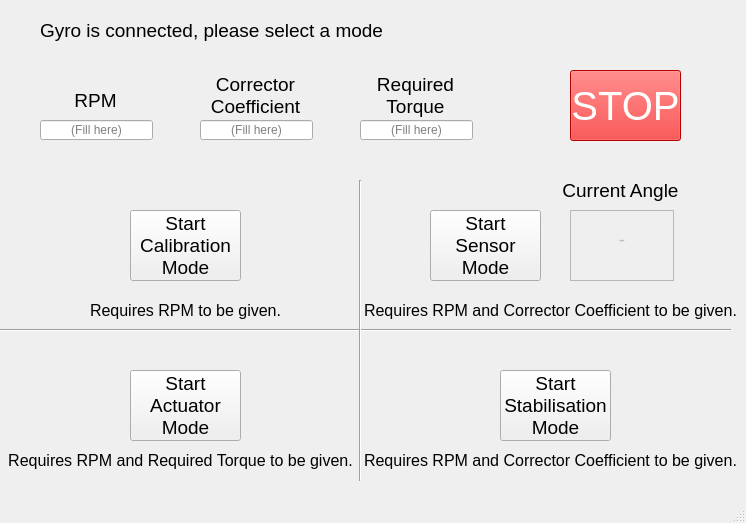
<?xml version="1.0" encoding="UTF-8"?>
<ui version="4.0">
 <class>MainWindow</class>
 <widget class="QMainWindow" name="MainWindow">
  <property name="geometry">
   <rect>
    <x>0</x>
    <y>0</y>
    <width>746</width>
    <height>523</height>
   </rect>
  </property>
  <property name="windowTitle">
   <string>Demonstration Gyroscope GUI</string>
  </property>
  <widget class="QWidget" name="centralwidget">
   <widget class="QLabel" name="label">
    <property name="geometry">
     <rect>
      <x>40</x>
      <y>20</y>
      <width>381</width>
      <height>21</height>
     </rect>
    </property>
    <property name="font">
     <font>
      <pointsize>14</pointsize>
     </font>
    </property>
    <property name="text">
     <string>Gyro is connected, please select a mode</string>
    </property>
   </widget>
   <widget class="QLabel" name="label_2">
    <property name="geometry">
     <rect>
      <x>70</x>
      <y>80</y>
      <width>51</width>
      <height>41</height>
     </rect>
    </property>
    <property name="font">
     <font>
      <pointsize>14</pointsize>
     </font>
    </property>
    <property name="text">
     <string>&lt;html&gt;&lt;head/&gt;&lt;body&gt;&lt;p align=&quot;center&quot;&gt;RPM&lt;/p&gt;&lt;/body&gt;&lt;/html&gt;</string>
    </property>
   </widget>
   <widget class="QLabel" name="label_3">
    <property name="geometry">
     <rect>
      <x>210</x>
      <y>70</y>
      <width>91</width>
      <height>51</height>
     </rect>
    </property>
    <property name="font">
     <font>
      <pointsize>14</pointsize>
     </font>
    </property>
    <property name="text">
     <string>&lt;html&gt;&lt;head/&gt;&lt;body&gt;&lt;p align=&quot;center&quot;&gt;Corrector&lt;br&gt;Coefficient&lt;/p&gt;&lt;/body&gt;&lt;/html&gt;</string>
    </property>
   </widget>
   <widget class="QPushButton" name="pushButton_2">
    <property name="geometry">
     <rect>
      <x>570</x>
      <y>70</y>
      <width>111</width>
      <height>71</height>
     </rect>
    </property>
    <property name="palette">
     <palette>
      <active>
       <colorrole role="WindowText">
        <brush brushstyle="SolidPattern">
         <color alpha="255">
          <red>255</red>
          <green>255</green>
          <blue>254</blue>
         </color>
        </brush>
       </colorrole>
       <colorrole role="Button">
        <brush brushstyle="SolidPattern">
         <color alpha="255">
          <red>255</red>
          <green>0</green>
          <blue>0</blue>
         </color>
        </brush>
       </colorrole>
       <colorrole role="Text">
        <brush brushstyle="SolidPattern">
         <color alpha="255">
          <red>255</red>
          <green>255</green>
          <blue>254</blue>
         </color>
        </brush>
       </colorrole>
       <colorrole role="ButtonText">
        <brush brushstyle="SolidPattern">
         <color alpha="255">
          <red>255</red>
          <green>255</green>
          <blue>254</blue>
         </color>
        </brush>
       </colorrole>
       <colorrole role="Base">
        <brush brushstyle="SolidPattern">
         <color alpha="255">
          <red>255</red>
          <green>0</green>
          <blue>0</blue>
         </color>
        </brush>
       </colorrole>
       <colorrole role="Window">
        <brush brushstyle="SolidPattern">
         <color alpha="255">
          <red>255</red>
          <green>0</green>
          <blue>0</blue>
         </color>
        </brush>
       </colorrole>
       <colorrole role="LinkVisited">
        <brush brushstyle="SolidPattern">
         <color alpha="255">
          <red>255</red>
          <green>0</green>
          <blue>0</blue>
         </color>
        </brush>
       </colorrole>
       <colorrole role="PlaceholderText">
        <brush brushstyle="NoBrush">
         <color alpha="128">
          <red>255</red>
          <green>255</green>
          <blue>254</blue>
         </color>
        </brush>
       </colorrole>
      </active>
      <inactive>
       <colorrole role="WindowText">
        <brush brushstyle="SolidPattern">
         <color alpha="255">
          <red>255</red>
          <green>255</green>
          <blue>254</blue>
         </color>
        </brush>
       </colorrole>
       <colorrole role="Button">
        <brush brushstyle="SolidPattern">
         <color alpha="255">
          <red>255</red>
          <green>0</green>
          <blue>0</blue>
         </color>
        </brush>
       </colorrole>
       <colorrole role="Text">
        <brush brushstyle="SolidPattern">
         <color alpha="255">
          <red>255</red>
          <green>255</green>
          <blue>254</blue>
         </color>
        </brush>
       </colorrole>
       <colorrole role="ButtonText">
        <brush brushstyle="SolidPattern">
         <color alpha="255">
          <red>255</red>
          <green>255</green>
          <blue>254</blue>
         </color>
        </brush>
       </colorrole>
       <colorrole role="Base">
        <brush brushstyle="SolidPattern">
         <color alpha="255">
          <red>255</red>
          <green>0</green>
          <blue>0</blue>
         </color>
        </brush>
       </colorrole>
       <colorrole role="Window">
        <brush brushstyle="SolidPattern">
         <color alpha="255">
          <red>255</red>
          <green>0</green>
          <blue>0</blue>
         </color>
        </brush>
       </colorrole>
       <colorrole role="LinkVisited">
        <brush brushstyle="SolidPattern">
         <color alpha="255">
          <red>255</red>
          <green>0</green>
          <blue>0</blue>
         </color>
        </brush>
       </colorrole>
       <colorrole role="PlaceholderText">
        <brush brushstyle="NoBrush">
         <color alpha="128">
          <red>255</red>
          <green>255</green>
          <blue>254</blue>
         </color>
        </brush>
       </colorrole>
      </inactive>
      <disabled>
       <colorrole role="WindowText">
        <brush brushstyle="SolidPattern">
         <color alpha="255">
          <red>255</red>
          <green>255</green>
          <blue>254</blue>
         </color>
        </brush>
       </colorrole>
       <colorrole role="Button">
        <brush brushstyle="SolidPattern">
         <color alpha="255">
          <red>255</red>
          <green>0</green>
          <blue>0</blue>
         </color>
        </brush>
       </colorrole>
       <colorrole role="Text">
        <brush brushstyle="SolidPattern">
         <color alpha="255">
          <red>255</red>
          <green>255</green>
          <blue>254</blue>
         </color>
        </brush>
       </colorrole>
       <colorrole role="ButtonText">
        <brush brushstyle="SolidPattern">
         <color alpha="255">
          <red>255</red>
          <green>255</green>
          <blue>254</blue>
         </color>
        </brush>
       </colorrole>
       <colorrole role="Base">
        <brush brushstyle="SolidPattern">
         <color alpha="255">
          <red>255</red>
          <green>0</green>
          <blue>0</blue>
         </color>
        </brush>
       </colorrole>
       <colorrole role="Window">
        <brush brushstyle="SolidPattern">
         <color alpha="255">
          <red>255</red>
          <green>0</green>
          <blue>0</blue>
         </color>
        </brush>
       </colorrole>
       <colorrole role="LinkVisited">
        <brush brushstyle="SolidPattern">
         <color alpha="255">
          <red>255</red>
          <green>0</green>
          <blue>0</blue>
         </color>
        </brush>
       </colorrole>
       <colorrole role="PlaceholderText">
        <brush brushstyle="NoBrush">
         <color alpha="128">
          <red>255</red>
          <green>255</green>
          <blue>254</blue>
         </color>
        </brush>
       </colorrole>
      </disabled>
     </palette>
    </property>
    <property name="font">
     <font>
      <family>MS Shell Dlg 2</family>
      <pointsize>30</pointsize>
      <weight>50</weight>
      <italic>false</italic>
      <bold>false</bold>
     </font>
    </property>
    <property name="styleSheet">
     <string notr="true">background-color: rgb(255, 0, 0);
font: 30pt &quot;MS Shell Dlg 2&quot;;
color: rgb(255, 255, 254);
</string>
    </property>
    <property name="text">
     <string>STOP</string>
    </property>
   </widget>
   <widget class="Line" name="line">
    <property name="geometry">
     <rect>
      <x>0</x>
      <y>320</y>
      <width>731</width>
      <height>20</height>
     </rect>
    </property>
    <property name="orientation">
     <enum>Qt::Horizontal</enum>
    </property>
   </widget>
   <widget class="QPushButton" name="pushButton_3">
    <property name="geometry">
     <rect>
      <x>430</x>
      <y>210</y>
      <width>111</width>
      <height>71</height>
     </rect>
    </property>
    <property name="font">
     <font>
      <pointsize>14</pointsize>
     </font>
    </property>
    <property name="text">
     <string>Start
Sensor
Mode</string>
    </property>
   </widget>
   <widget class="QTextEdit" name="textEdit_3">
    <property name="enabled">
     <bool>false</bool>
    </property>
    <property name="geometry">
     <rect>
      <x>570</x>
      <y>210</y>
      <width>104</width>
      <height>71</height>
     </rect>
    </property>
    <property name="html">
     <string>&lt;!DOCTYPE HTML PUBLIC &quot;-//W3C//DTD HTML 4.0//EN&quot; &quot;http://www.w3.org/TR/REC-html40/strict.dtd&quot;&gt;
&lt;html&gt;&lt;head&gt;&lt;meta name=&quot;qrichtext&quot; content=&quot;1&quot; /&gt;&lt;style type=&quot;text/css&quot;&gt;
p, li { white-space: pre-wrap; }
&lt;/style&gt;&lt;/head&gt;&lt;body style=&quot; font-family:'MS Shell Dlg 2'; font-size:8.25pt; font-weight:400; font-style:normal;&quot;&gt;
&lt;p align=&quot;center&quot; style=&quot;-qt-paragraph-type:empty; margin-top:0px; margin-bottom:0px; margin-left:0px; margin-right:0px; -qt-block-indent:0; text-indent:0px;&quot;&gt;&lt;br /&gt;&lt;/p&gt;
&lt;p align=&quot;center&quot; style=&quot; margin-top:0px; margin-bottom:0px; margin-left:0px; margin-right:0px; -qt-block-indent:0; text-indent:0px;&quot;&gt;&lt;span style=&quot; font-size:14pt;&quot;&gt;-&lt;/span&gt;&lt;/p&gt;
&lt;p align=&quot;center&quot; style=&quot;-qt-paragraph-type:empty; margin-top:0px; margin-bottom:0px; margin-left:0px; margin-right:0px; -qt-block-indent:0; text-indent:0px;&quot;&gt;&lt;br /&gt;&lt;/p&gt;&lt;/body&gt;&lt;/html&gt;</string>
    </property>
   </widget>
   <widget class="QLabel" name="label_4">
    <property name="geometry">
     <rect>
      <x>550</x>
      <y>170</y>
      <width>141</width>
      <height>41</height>
     </rect>
    </property>
    <property name="font">
     <font>
      <pointsize>14</pointsize>
     </font>
    </property>
    <property name="text">
     <string>&lt;html&gt;&lt;head/&gt;&lt;body&gt;&lt;p align=&quot;center&quot;&gt;Current Angle&lt;/p&gt;&lt;/body&gt;&lt;/html&gt;</string>
    </property>
   </widget>
   <widget class="QPushButton" name="pushButton_4">
    <property name="geometry">
     <rect>
      <x>130</x>
      <y>210</y>
      <width>111</width>
      <height>71</height>
     </rect>
    </property>
    <property name="font">
     <font>
      <pointsize>14</pointsize>
     </font>
    </property>
    <property name="text">
     <string>Start
Calibration
Mode</string>
    </property>
   </widget>
   <widget class="Line" name="line_3">
    <property name="geometry">
     <rect>
      <x>350</x>
      <y>180</y>
      <width>20</width>
      <height>301</height>
     </rect>
    </property>
    <property name="orientation">
     <enum>Qt::Vertical</enum>
    </property>
   </widget>
   <widget class="QPushButton" name="pushButton_5">
    <property name="geometry">
     <rect>
      <x>130</x>
      <y>370</y>
      <width>111</width>
      <height>71</height>
     </rect>
    </property>
    <property name="font">
     <font>
      <pointsize>14</pointsize>
     </font>
    </property>
    <property name="text">
     <string>Start
Actuator
Mode</string>
    </property>
   </widget>
   <widget class="QLabel" name="label_5">
    <property name="geometry">
     <rect>
      <x>350</x>
      <y>70</y>
      <width>131</width>
      <height>51</height>
     </rect>
    </property>
    <property name="font">
     <font>
      <pointsize>14</pointsize>
     </font>
    </property>
    <property name="text">
     <string>&lt;html&gt;&lt;head/&gt;&lt;body&gt;&lt;p align=&quot;center&quot;&gt;Required&lt;br&gt;Torque&lt;/p&gt;&lt;/body&gt;&lt;/html&gt;</string>
    </property>
   </widget>
   <widget class="QPushButton" name="pushButton_6">
    <property name="geometry">
     <rect>
      <x>500</x>
      <y>370</y>
      <width>111</width>
      <height>71</height>
     </rect>
    </property>
    <property name="font">
     <font>
      <pointsize>14</pointsize>
     </font>
    </property>
    <property name="text">
     <string>Start
Stabilisation
Mode</string>
    </property>
   </widget>
   <widget class="QLabel" name="label_6">
    <property name="geometry">
     <rect>
      <x>360</x>
      <y>290</y>
      <width>381</width>
      <height>41</height>
     </rect>
    </property>
    <property name="font">
     <font>
      <pointsize>12</pointsize>
     </font>
    </property>
    <property name="text">
     <string>&lt;html&gt;&lt;head/&gt;&lt;body&gt;&lt;p align=&quot;center&quot;&gt;Requires RPM and Corrector Coefficient to be given.&lt;/p&gt;&lt;/body&gt;&lt;/html&gt;</string>
    </property>
   </widget>
   <widget class="QLabel" name="label_7">
    <property name="geometry">
     <rect>
      <x>90</x>
      <y>290</y>
      <width>191</width>
      <height>41</height>
     </rect>
    </property>
    <property name="font">
     <font>
      <pointsize>12</pointsize>
     </font>
    </property>
    <property name="text">
     <string>&lt;html&gt;&lt;head/&gt;&lt;body&gt;&lt;p align=&quot;center&quot;&gt;Requires RPM to be given.&lt;/p&gt;&lt;/body&gt;&lt;/html&gt;</string>
    </property>
   </widget>
   <widget class="QLabel" name="label_8">
    <property name="geometry">
     <rect>
      <x>0</x>
      <y>440</y>
      <width>361</width>
      <height>41</height>
     </rect>
    </property>
    <property name="font">
     <font>
      <pointsize>12</pointsize>
     </font>
    </property>
    <property name="text">
     <string>&lt;html&gt;&lt;head/&gt;&lt;body&gt;&lt;p align=&quot;center&quot;&gt;Requires RPM and Required Torque to be given.&lt;/p&gt;&lt;/body&gt;&lt;/html&gt;</string>
    </property>
   </widget>
   <widget class="QLabel" name="label_9">
    <property name="geometry">
     <rect>
      <x>360</x>
      <y>440</y>
      <width>381</width>
      <height>41</height>
     </rect>
    </property>
    <property name="font">
     <font>
      <pointsize>12</pointsize>
     </font>
    </property>
    <property name="text">
     <string>&lt;html&gt;&lt;head/&gt;&lt;body&gt;&lt;p align=&quot;center&quot;&gt;Requires RPM and Corrector Coefficient to be given.&lt;/p&gt;&lt;/body&gt;&lt;/html&gt;</string>
    </property>
   </widget>
   <widget class="QLineEdit" name="lineEdit">
    <property name="geometry">
     <rect>
      <x>40</x>
      <y>120</y>
      <width>113</width>
      <height>20</height>
     </rect>
    </property>
    <property name="inputMethodHints">
     <set>Qt::ImhNone</set>
    </property>
    <property name="alignment">
     <set>Qt::AlignCenter</set>
    </property>
    <property name="placeholderText">
     <string>(Fill here)</string>
    </property>
   </widget>
   <widget class="QLineEdit" name="lineEdit_2">
    <property name="geometry">
     <rect>
      <x>200</x>
      <y>120</y>
      <width>113</width>
      <height>20</height>
     </rect>
    </property>
    <property name="inputMethodHints">
     <set>Qt::ImhNone</set>
    </property>
    <property name="alignment">
     <set>Qt::AlignCenter</set>
    </property>
    <property name="placeholderText">
     <string>(Fill here)</string>
    </property>
   </widget>
   <widget class="QLineEdit" name="lineEdit_3">
    <property name="geometry">
     <rect>
      <x>360</x>
      <y>120</y>
      <width>113</width>
      <height>20</height>
     </rect>
    </property>
    <property name="inputMethodHints">
     <set>Qt::ImhNone</set>
    </property>
    <property name="alignment">
     <set>Qt::AlignCenter</set>
    </property>
    <property name="placeholderText">
     <string>(Fill here)</string>
    </property>
   </widget>
  </widget>
  <widget class="QMenuBar" name="menubar">
   <property name="geometry">
    <rect>
     <x>0</x>
     <y>0</y>
     <width>746</width>
     <height>21</height>
    </rect>
   </property>
  </widget>
  <widget class="QStatusBar" name="statusbar"/>
 </widget>
 <resources/>
 <connections/>
</ui>
